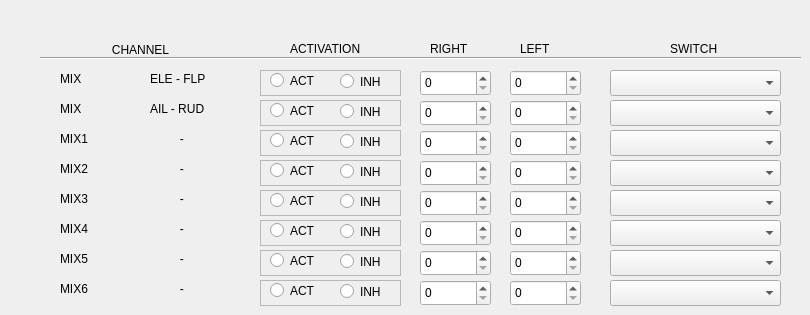
    <widget class="QWidget" name="AcroMixing">
     <attribute name="title">
      <string>Mixing</string>
     </attribute>
     <widget class="QLabel" name="Acro_label_3">
      <property name="geometry">
       <rect>
        <x>60</x>
        <y>70</y>
        <width>41</width>
        <height>17</height>
       </rect>
      </property>
      <property name="text">
       <string>MIX</string>
      </property>
     </widget>
     <widget class="QLabel" name="Acro_label_21">
      <property name="geometry">
       <rect>
        <x>60</x>
        <y>100</y>
        <width>41</width>
        <height>17</height>
       </rect>
      </property>
      <property name="text">
       <string>MIX</string>
      </property>
     </widget>
     <widget class="QLabel" name="Acro_label_22">
      <property name="geometry">
       <rect>
        <x>60</x>
        <y>130</y>
        <width>41</width>
        <height>17</height>
       </rect>
      </property>
      <property name="text">
       <string>MIX1</string>
      </property>
     </widget>
     <widget class="QLabel" name="Acro_label_23">
      <property name="geometry">
       <rect>
        <x>60</x>
        <y>160</y>
        <width>41</width>
        <height>17</height>
       </rect>
      </property>
      <property name="text">
       <string>MIX2</string>
      </property>
     </widget>
     <widget class="QLabel" name="Acro_label_24">
      <property name="geometry">
       <rect>
        <x>60</x>
        <y>190</y>
        <width>41</width>
        <height>17</height>
       </rect>
      </property>
      <property name="text">
       <string>MIX3</string>
      </property>
     </widget>
     <widget class="QLabel" name="Acro_label_25">
      <property name="geometry">
       <rect>
        <x>60</x>
        <y>220</y>
        <width>41</width>
        <height>17</height>
       </rect>
      </property>
      <property name="text">
       <string>MIX4</string>
      </property>
     </widget>
     <widget class="QLabel" name="Acro_label_26">
      <property name="geometry">
       <rect>
        <x>60</x>
        <y>250</y>
        <width>41</width>
        <height>17</height>
       </rect>
      </property>
      <property name="text">
       <string>MIX5</string>
      </property>
     </widget>
     <widget class="QLabel" name="Acro_label_27">
      <property name="geometry">
       <rect>
        <x>60</x>
        <y>280</y>
        <width>41</width>
        <height>17</height>
       </rect>
      </property>
      <property name="text">
       <string>MIX6</string>
      </property>
     </widget>
     <widget class="QLabel" name="Acro_label_28">
      <property name="geometry">
       <rect>
        <x>150</x>
        <y>70</y>
        <width>71</width>
        <height>17</height>
       </rect>
      </property>
      <property name="text">
       <string>ELE - FLP</string>
      </property>
     </widget>
     <widget class="QLabel" name="Acro_label_29">
      <property name="geometry">
       <rect>
        <x>150</x>
        <y>100</y>
        <width>71</width>
        <height>17</height>
       </rect>
      </property>
      <property name="text">
       <string>AIL - RUD</string>
      </property>
     </widget>
     <widget class="QLabel" name="Acro_label_30">
      <property name="geometry">
       <rect>
        <x>150</x>
        <y>130</y>
        <width>71</width>
        <height>17</height>
       </rect>
      </property>
      <property name="text">
       <string>         -</string>
      </property>
     </widget>
     <widget class="QLabel" name="Acro_label_31">
      <property name="geometry">
       <rect>
        <x>150</x>
        <y>160</y>
        <width>71</width>
        <height>17</height>
       </rect>
      </property>
      <property name="text">
       <string>         -</string>
      </property>
     </widget>
     <widget class="QLabel" name="Acro_label_32">
      <property name="geometry">
       <rect>
        <x>150</x>
        <y>190</y>
        <width>71</width>
        <height>17</height>
       </rect>
      </property>
      <property name="text">
       <string>         -</string>
      </property>
     </widget>
     <widget class="QLabel" name="Acro_label_33">
      <property name="geometry">
       <rect>
        <x>150</x>
        <y>220</y>
        <width>71</width>
        <height>17</height>
       </rect>
      </property>
      <property name="text">
       <string>         -</string>
      </property>
     </widget>
     <widget class="QLabel" name="Acro_label_34">
      <property name="geometry">
       <rect>
        <x>150</x>
        <y>250</y>
        <width>71</width>
        <height>17</height>
       </rect>
      </property>
      <property name="text">
       <string>         -</string>
      </property>
     </widget>
     <widget class="QLabel" name="Acro_label_35">
      <property name="geometry">
       <rect>
        <x>150</x>
        <y>280</y>
        <width>71</width>
        <height>17</height>
       </rect>
      </property>
      <property name="text">
       <string>         -</string>
      </property>
     </widget>
     <widget class="QFrame" name="frame_30">
      <property name="geometry">
       <rect>
        <x>260</x>
        <y>70</y>
        <width>141</width>
        <height>26</height>
       </rect>
      </property>
      <property name="frameShape">
       <enum>QFrame::StyledPanel</enum>
      </property>
      <property name="frameShadow">
       <enum>QFrame::Raised</enum>
      </property>
      <widget class="QRadioButton" name="Acro_Mix_Act_Act1_radioButton">
       <property name="geometry">
        <rect>
         <x>10</x>
         <y>0</y>
         <width>61</width>
         <height>21</height>
        </rect>
       </property>
       <property name="text">
        <string>ACT</string>
       </property>
      </widget>
      <widget class="QRadioButton" name="Acro_Mix_Act_Inh1_radioButton">
       <property name="geometry">
        <rect>
         <x>80</x>
         <y>0</y>
         <width>51</width>
         <height>23</height>
        </rect>
       </property>
       <property name="text">
        <string>INH</string>
       </property>
      </widget>
     </widget>
     <widget class="QFrame" name="frame_31">
      <property name="geometry">
       <rect>
        <x>260</x>
        <y>100</y>
        <width>141</width>
        <height>26</height>
       </rect>
      </property>
      <property name="frameShape">
       <enum>QFrame::StyledPanel</enum>
      </property>
      <property name="frameShadow">
       <enum>QFrame::Raised</enum>
      </property>
      <widget class="QRadioButton" name="Acro_Mix_Act_Act2_radioButton">
       <property name="geometry">
        <rect>
         <x>10</x>
         <y>0</y>
         <width>61</width>
         <height>21</height>
        </rect>
       </property>
       <property name="text">
        <string>ACT</string>
       </property>
      </widget>
      <widget class="QRadioButton" name="Acro_Mix_Act_Inh2_radioButton">
       <property name="geometry">
        <rect>
         <x>80</x>
         <y>0</y>
         <width>51</width>
         <height>23</height>
        </rect>
       </property>
       <property name="text">
        <string>INH</string>
       </property>
      </widget>
     </widget>
     <widget class="QFrame" name="frame_32">
      <property name="geometry">
       <rect>
        <x>260</x>
        <y>130</y>
        <width>141</width>
        <height>26</height>
       </rect>
      </property>
      <property name="frameShape">
       <enum>QFrame::StyledPanel</enum>
      </property>
      <property name="frameShadow">
       <enum>QFrame::Raised</enum>
      </property>
      <widget class="QRadioButton" name="Acro_Mix_Act_Act3_radioButton">
       <property name="geometry">
        <rect>
         <x>10</x>
         <y>0</y>
         <width>61</width>
         <height>21</height>
        </rect>
       </property>
       <property name="text">
        <string>ACT</string>
       </property>
      </widget>
      <widget class="QRadioButton" name="Acro_Mix_Act_Inh3_radioButton">
       <property name="geometry">
        <rect>
         <x>80</x>
         <y>0</y>
         <width>51</width>
         <height>23</height>
        </rect>
       </property>
       <property name="text">
        <string>INH</string>
       </property>
      </widget>
     </widget>
     <widget class="QFrame" name="frame_33">
      <property name="geometry">
       <rect>
        <x>260</x>
        <y>160</y>
        <width>141</width>
        <height>26</height>
       </rect>
      </property>
      <property name="frameShape">
       <enum>QFrame::StyledPanel</enum>
      </property>
      <property name="frameShadow">
       <enum>QFrame::Raised</enum>
      </property>
      <widget class="QRadioButton" name="Acro_Mix_Act_Act4_radioButton">
       <property name="geometry">
        <rect>
         <x>10</x>
         <y>0</y>
         <width>61</width>
         <height>21</height>
        </rect>
       </property>
       <property name="text">
        <string>ACT</string>
       </property>
      </widget>
      <widget class="QRadioButton" name="Acro_Mix_Act_Inh4_radioButton">
       <property name="geometry">
        <rect>
         <x>80</x>
         <y>0</y>
         <width>51</width>
         <height>23</height>
        </rect>
       </property>
       <property name="text">
        <string>INH</string>
       </property>
      </widget>
     </widget>
     <widget class="QFrame" name="frame_34">
      <property name="geometry">
       <rect>
        <x>260</x>
        <y>190</y>
        <width>141</width>
        <height>26</height>
       </rect>
      </property>
      <property name="frameShape">
       <enum>QFrame::StyledPanel</enum>
      </property>
      <property name="frameShadow">
       <enum>QFrame::Raised</enum>
      </property>
      <widget class="QRadioButton" name="Acro_Mix_Act_Act5_radioButton">
       <property name="geometry">
        <rect>
         <x>10</x>
         <y>0</y>
         <width>61</width>
         <height>21</height>
        </rect>
       </property>
       <property name="text">
        <string>ACT</string>
       </property>
      </widget>
      <widget class="QRadioButton" name="Acro_Mix_Act_Inh5_radioButton">
       <property name="geometry">
        <rect>
         <x>80</x>
         <y>0</y>
         <width>51</width>
         <height>23</height>
        </rect>
       </property>
       <property name="text">
        <string>INH</string>
       </property>
      </widget>
     </widget>
     <widget class="QFrame" name="frame_35">
      <property name="geometry">
       <rect>
        <x>260</x>
        <y>220</y>
        <width>141</width>
        <height>26</height>
       </rect>
      </property>
      <property name="frameShape">
       <enum>QFrame::StyledPanel</enum>
      </property>
      <property name="frameShadow">
       <enum>QFrame::Raised</enum>
      </property>
      <widget class="QRadioButton" name="Acro_Mix_Act_Act6_radioButton">
       <property name="geometry">
        <rect>
         <x>10</x>
         <y>0</y>
         <width>61</width>
         <height>21</height>
        </rect>
       </property>
       <property name="text">
        <string>ACT</string>
       </property>
      </widget>
      <widget class="QRadioButton" name="Acro_Mix_Act_Inh6_radioButton">
       <property name="geometry">
        <rect>
         <x>80</x>
         <y>0</y>
         <width>51</width>
         <height>23</height>
        </rect>
       </property>
       <property name="text">
        <string>INH</string>
       </property>
      </widget>
     </widget>
     <widget class="QSpinBox" name="Acro_Mix_EF_R_spinBox">
      <property name="geometry">
       <rect>
        <x>420</x>
        <y>70</y>
        <width>71</width>
        <height>26</height>
       </rect>
      </property>
      <property name="buttonSymbols">
       <enum>QAbstractSpinBox::UpDownArrows</enum>
      </property>
      <property name="maximum">
       <number>100</number>
      </property>
     </widget>
     <widget class="QSpinBox" name="Acro_Mix_EF_L_spinBox">
      <property name="geometry">
       <rect>
        <x>510</x>
        <y>70</y>
        <width>71</width>
        <height>26</height>
       </rect>
      </property>
      <property name="maximum">
       <number>100</number>
      </property>
     </widget>
     <widget class="QSpinBox" name="Acro_Mix_AR_R_spinBox">
      <property name="geometry">
       <rect>
        <x>420</x>
        <y>100</y>
        <width>71</width>
        <height>26</height>
       </rect>
      </property>
      <property name="maximum">
       <number>100</number>
      </property>
     </widget>
     <widget class="QSpinBox" name="Acro_Mix_AR_L_spinBox">
      <property name="geometry">
       <rect>
        <x>510</x>
        <y>100</y>
        <width>71</width>
        <height>26</height>
       </rect>
      </property>
      <property name="maximum">
       <number>100</number>
      </property>
     </widget>
     <widget class="QSpinBox" name="Acro_Mix_M1_R_spinBox">
      <property name="geometry">
       <rect>
        <x>420</x>
        <y>130</y>
        <width>71</width>
        <height>26</height>
       </rect>
      </property>
      <property name="maximum">
       <number>100</number>
      </property>
     </widget>
     <widget class="QSpinBox" name="Acro_Mix_M1_L_spinBox">
      <property name="geometry">
       <rect>
        <x>510</x>
        <y>130</y>
        <width>71</width>
        <height>26</height>
       </rect>
      </property>
      <property name="maximum">
       <number>100</number>
      </property>
     </widget>
     <widget class="QSpinBox" name="Acro_Mix_M2_R_spinBox">
      <property name="geometry">
       <rect>
        <x>420</x>
        <y>160</y>
        <width>71</width>
        <height>26</height>
       </rect>
      </property>
      <property name="maximum">
       <number>100</number>
      </property>
     </widget>
     <widget class="QSpinBox" name="Acro_Mix_M2_L_spinBox">
      <property name="geometry">
       <rect>
        <x>510</x>
        <y>160</y>
        <width>71</width>
        <height>26</height>
       </rect>
      </property>
      <property name="maximum">
       <number>100</number>
      </property>
     </widget>
     <widget class="QSpinBox" name="Acro_Mix_M3_R_spinBox">
      <property name="geometry">
       <rect>
        <x>420</x>
        <y>190</y>
        <width>71</width>
        <height>26</height>
       </rect>
      </property>
      <property name="maximum">
       <number>100</number>
      </property>
     </widget>
     <widget class="QSpinBox" name="Acro_Mix_M3_L_spinBox">
      <property name="geometry">
       <rect>
        <x>510</x>
        <y>190</y>
        <width>71</width>
        <height>26</height>
       </rect>
      </property>
      <property name="maximum">
       <number>100</number>
      </property>
     </widget>
     <widget class="QSpinBox" name="Acro_Mix_M4_R_spinBox">
      <property name="geometry">
       <rect>
        <x>420</x>
        <y>220</y>
        <width>71</width>
        <height>26</height>
       </rect>
      </property>
      <property name="maximum">
       <number>100</number>
      </property>
     </widget>
     <widget class="QSpinBox" name="Acro_Mix_M4_L_spinBox">
      <property name="geometry">
       <rect>
        <x>510</x>
        <y>220</y>
        <width>71</width>
        <height>26</height>
       </rect>
      </property>
      <property name="maximum">
       <number>100</number>
      </property>
     </widget>
     <widget class="QLabel" name="Acro_label_36">
      <property name="geometry">
       <rect>
        <x>430</x>
        <y>40</y>
        <width>51</width>
        <height>17</height>
       </rect>
      </property>
      <property name="text">
       <string>RIGHT</string>
      </property>
     </widget>
     <widget class="QLabel" name="Acro_label_37">
      <property name="geometry">
       <rect>
        <x>520</x>
        <y>40</y>
        <width>51</width>
        <height>17</height>
       </rect>
      </property>
      <property name="text">
       <string>LEFT</string>
      </property>
     </widget>
     <widget class="QComboBox" name="Acro_Mix_EF_comboBox">
      <property name="geometry">
       <rect>
        <x>610</x>
        <y>70</y>
        <width>171</width>
        <height>26</height>
       </rect>
      </property>
     </widget>
     <widget class="QLabel" name="Acro_label_38">
      <property name="geometry">
       <rect>
        <x>670</x>
        <y>40</y>
        <width>61</width>
        <height>17</height>
       </rect>
      </property>
      <property name="text">
       <string>SWITCH</string>
      </property>
     </widget>
     <widget class="QLabel" name="Acro_label_61">
      <property name="geometry">
       <rect>
        <x>290</x>
        <y>40</y>
        <width>91</width>
        <height>17</height>
       </rect>
      </property>
      <property name="text">
       <string>ACTIVATION</string>
      </property>
     </widget>
     <widget class="QLabel" name="Acro_label_88">
      <property name="geometry">
       <rect>
        <x>60</x>
        <y>40</y>
        <width>161</width>
        <height>20</height>
       </rect>
      </property>
      <property name="text">
       <string>CHANNEL</string>
      </property>
      <property name="alignment">
       <set>Qt::AlignCenter</set>
      </property>
     </widget>
     <widget class="Line" name="Acro_line">
      <property name="geometry">
       <rect>
        <x>40</x>
        <y>50</y>
        <width>761</width>
        <height>16</height>
       </rect>
      </property>
      <property name="orientation">
       <enum>Qt::Horizontal</enum>
      </property>
     </widget>
     <widget class="QComboBox" name="Acro_Mix_AR_comboBox">
      <property name="geometry">
       <rect>
        <x>610</x>
        <y>100</y>
        <width>171</width>
        <height>26</height>
       </rect>
      </property>
     </widget>
     <widget class="QComboBox" name="Acro_Mix_M1_comboBox">
      <property name="geometry">
       <rect>
        <x>610</x>
        <y>130</y>
        <width>171</width>
        <height>26</height>
       </rect>
      </property>
     </widget>
     <widget class="QComboBox" name="Acro_Mix_M2_comboBox">
      <property name="geometry">
       <rect>
        <x>610</x>
        <y>160</y>
        <width>171</width>
        <height>26</height>
       </rect>
      </property>
     </widget>
     <widget class="QComboBox" name="Acro_Mix_M3_comboBox">
      <property name="geometry">
       <rect>
        <x>610</x>
        <y>190</y>
        <width>171</width>
        <height>26</height>
       </rect>
      </property>
     </widget>
     <widget class="QComboBox" name="Acro_Mix_M4_comboBox">
      <property name="geometry">
       <rect>
        <x>610</x>
        <y>220</y>
        <width>171</width>
        <height>26</height>
       </rect>
      </property>
     </widget>
     <widget class="QComboBox" name="Acro_Mix_M5_comboBox">
      <property name="geometry">
       <rect>
        <x>610</x>
        <y>250</y>
        <width>171</width>
        <height>26</height>
       </rect>
      </property>
     </widget>
     <widget class="QComboBox" name="Acro_Mix_M6_comboBox">
      <property name="geometry">
       <rect>
        <x>610</x>
        <y>280</y>
        <width>171</width>
        <height>26</height>
       </rect>
      </property>
     </widget>
     <widget class="QSpinBox" name="Acro_Mix_M5_L_spinBox">
      <property name="geometry">
       <rect>
        <x>510</x>
        <y>250</y>
        <width>71</width>
        <height>26</height>
       </rect>
      </property>
      <property name="maximum">
       <number>100</number>
      </property>
     </widget>
     <widget class="QSpinBox" name="Acro_Mix_M5_R_spinBox">
      <property name="geometry">
       <rect>
        <x>420</x>
        <y>250</y>
        <width>71</width>
        <height>26</height>
       </rect>
      </property>
      <property name="maximum">
       <number>100</number>
      </property>
     </widget>
     <widget class="QFrame" name="frame_36">
      <property name="geometry">
       <rect>
        <x>260</x>
        <y>250</y>
        <width>141</width>
        <height>26</height>
       </rect>
      </property>
      <property name="frameShape">
       <enum>QFrame::StyledPanel</enum>
      </property>
      <property name="frameShadow">
       <enum>QFrame::Raised</enum>
      </property>
      <widget class="QRadioButton" name="Acro_Mix_Act_Act7_radioButton">
       <property name="geometry">
        <rect>
         <x>10</x>
         <y>0</y>
         <width>61</width>
         <height>21</height>
        </rect>
       </property>
       <property name="text">
        <string>ACT</string>
       </property>
      </widget>
      <widget class="QRadioButton" name="Acro_Mix_Act_Inh7_radioButton">
       <property name="geometry">
        <rect>
         <x>80</x>
         <y>0</y>
         <width>51</width>
         <height>23</height>
        </rect>
       </property>
       <property name="text">
        <string>INH</string>
       </property>
      </widget>
     </widget>
     <widget class="QSpinBox" name="Acro_Mix_M6_L_spinBox">
      <property name="geometry">
       <rect>
        <x>510</x>
        <y>280</y>
        <width>71</width>
        <height>26</height>
       </rect>
      </property>
      <property name="maximum">
       <number>100</number>
      </property>
     </widget>
     <widget class="QFrame" name="frame_37">
      <property name="geometry">
       <rect>
        <x>260</x>
        <y>280</y>
        <width>141</width>
        <height>26</height>
       </rect>
      </property>
      <property name="frameShape">
       <enum>QFrame::StyledPanel</enum>
      </property>
      <property name="frameShadow">
       <enum>QFrame::Raised</enum>
      </property>
      <widget class="QRadioButton" name="Acro_Mix_Act_Act8_radioButton">
       <property name="geometry">
        <rect>
         <x>10</x>
         <y>0</y>
         <width>61</width>
         <height>21</height>
        </rect>
       </property>
       <property name="text">
        <string>ACT</string>
       </property>
      </widget>
      <widget class="QRadioButton" name="Acro_Mix_Act_Inh8_radioButton">
       <property name="geometry">
        <rect>
         <x>80</x>
         <y>0</y>
         <width>51</width>
         <height>23</height>
        </rect>
       </property>
       <property name="text">
        <string>INH</string>
       </property>
      </widget>
     </widget>
     <widget class="QSpinBox" name="Acro_Mix_M6_R_spinBox">
      <property name="geometry">
       <rect>
        <x>420</x>
        <y>280</y>
        <width>71</width>
        <height>26</height>
       </rect>
      </property>
      <property name="maximum">
       <number>100</number>
      </property>
     </widget>
    </widget>
